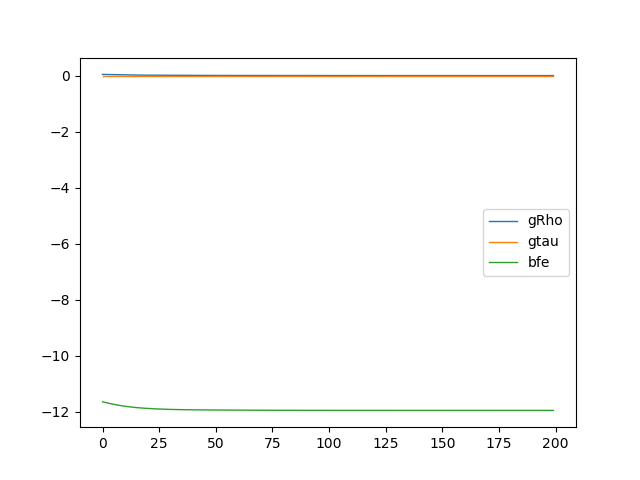

Recreate this plot in Python.
# classic example from MLN: An Interface Layer for AI; here we manually ground the network with 2 constants and run OSI
import tensorflow as tf
import numpy as np

seed = 0
tf.set_random_seed(seed)
np.random.seed(seed)
dtype = 'float64'

import utils

utils.set_path()
from MLNPotential import and_op, or_op, neg_op, imp_op, bic_op, eq_op, MLNLogPotential
from Graph import Domain, Potential, RV, F, Graph

# KB = [
#     (lambda fxy, fyz, fxz: imp_op(and_op(fxy, fyz), fxz), 0.7),
#     (lambda sx, cx: imp_op(sx, cx), 1.5),
#     (lambda fxy, sx, sy: imp_op(and_op(fxy, sx), sy), 1.1),
#     # same as clausal form below
#     # (lambda fxy, fyz, fxz: or_op(or_op(neg_op(fxy), neg_op(fyz)), fxz), 0.7),
#     # (lambda sx, cx: or_op(neg_op(sx), cx), 1.5),
#     # (lambda fxy, sx, sy: or_op(or_op(neg_op(fxy), neg_op(sx)), sy), 1.1)
# ]
# use tuple args instead, to make Potential work
KB = [
    # (lambda vs: imp_op(and_op(vs[0], vs[1]), vs[2]), 0.7),  # 'friends of friends are friends; not used here
    (lambda vs: imp_op(vs[0], vs[1]), 1.5),  # 'smoking causes cancer'
    (lambda vs: imp_op(and_op(vs[0], vs[1]), vs[2]), 1.1),  # 'friend of smoker also smokes
    # same as clausal form below
    # (lambda fxy, fyz, fxz: or_op(or_op(neg_op(fxy), neg_op(fyz)), fxz), 0.7),
    # (lambda sx, cx: or_op(neg_op(sx), cx), 1.5),
    # (lambda fxy, sx, sy: or_op(or_op(neg_op(fxy), neg_op(sx)), sy), 1.1)
]

# log_potential_funs = [lambda vs: f(vs) * w for (f, w) in KB]    # subtle bug due to linger ref to temp f?
log_potential_funs = [utils.weighted_feature_fun(f, w) for (f, w) in KB]

# create the MN (ground MLN for constants={A, B})
N = 8
nodes = np.arange(N)  # node ids; 0:F(A,A), 1:F(A,B), 2:S(A), 3:C(A), 4:F(B,B), 5:F(B,A), 6:S(B), 7:C(B)
rvs = [RV(domain=Domain(values=np.array([0, 1]), continuous=False), id=n) for n in nodes]
factors = [
    F(log_potential_fun=log_potential_funs[1], nb=[rvs[i] for i in [0, 2, 2]]),
    F(log_potential_fun=log_potential_funs[0], nb=[rvs[i] for i in [2, 3]]),
    F(log_potential_fun=log_potential_funs[1], nb=[rvs[i] for i in [1, 2, 6]]),
    F(log_potential_fun=log_potential_funs[1], nb=[rvs[i] for i in [5, 6, 2]]),
    F(log_potential_fun=log_potential_funs[0], nb=[rvs[i] for i in [6, 7]]),
    F(log_potential_fun=log_potential_funs[1], nb=[rvs[i] for i in [4, 6, 6]]),
]
for i, f in enumerate(factors):
    f.id = i

g = Graph()
g.rvs = rvs
g.factors = factors
g.init_nb()
g.init_rv_indices()

# from FactorGraph import FactorGraph

# define BFE


K = 3
shared_dstates = set(rv.dstates for rv in g.Vd)
if len(shared_dstates) == 1:
    shared_dstates = shared_dstates.pop()
else:
    shared_dstates = -1

if shared_dstates > 0:  # all discrete rvs have the same number of states
    Rho = tf.Variable(tf.zeros([g.Nd, K, shared_dstates], dtype=dtype), trainable=True,
                      name='Rho')  # dnode categorical prob logits
    # Rho = tf.Variable(tf.random_normal([g.Nd, K, shared_dstates], dtype=dtype), trainable=True,
    #                   name='Rho')  # dnode categorical prob logits
    Pi = tf.nn.softmax(Rho, name='Pi')
else:  # general case when each dnode can have different num states
    Rho = [tf.Variable(tf.zeros([K, rv.dstates], dtype=dtype), trainable=True, name='Rho_%d' % i) for (i, rv) in
           enumerate(g.Vd)]  # dnode categorical prob logits
    Pi = [tf.nn.softmax(rho, name='Pi_%d' % i) for (i, rho) in enumerate(Rho)]  # convert to probs

# assign symbolic belief vars to rvs
for rv in g.Vd:
    i = g.Vd_idx[rv]  # ith disc node
    rv.belief_params_ = {'probs': Pi[i]}  # K x dstates[i] matrix

# for rv in g.Vc:
#     i = g.Vd_idx[rv]  # ith disc node
#     rv.belief_params_ = {
#         'mean': Mu[i], 'var': Var[i], 'var_inv': 1 / Var[i], 'mean_K1': tf.reshape(Mu[i], [K, 1]),
#         'var_K1': tf.reshape(Var[i], [K, 1]), 'var_inv_K1': tf.reshape(1 / Var[i], [K, 1])
#     }

tau = tf.Variable(tf.zeros(K, dtype=dtype), trainable=True, name='tau')  # mixture weights logits
# tau = tf.Variable(tf.random_normal([K], dtype=dtype), trainable=True, name='tau')  # mixture weights logits
w = tf.nn.softmax(tau, name='w')  # mixture weights

from mixture_beliefs import dfactor_belief_bfe, drv_belief_bfe

bfe = aux_obj = 0
for factor in g.factors:
    bfe_, aux_obj_ = dfactor_belief_bfe(factor, w)
    bfe += bfe_
    aux_obj += aux_obj_

if shared_dstates > 0:  # all discrete rvs have the same number of states
    w_1K1 = tf.reshape(w, [1, K, 1])
    belief = tf.reduce_sum(w_1K1 * Pi, axis=1)  # Nd x shared_dstates
    log_belief = tf.log(belief)
    num_nbrs = np.array([len(rv.nb) for rv in g.Vd])[:, np.newaxis]  # Nd x 1
    F = (1 - num_nbrs) * log_belief  # Nd x shared_dstates
    prod = tf.stop_gradient(belief * F)  # stop_gradient is needed for aux_obj
    bfe += tf.reduce_sum(prod)  # we really mean the free energy, which is to be minimized
    aux_obj += tf.reduce_sum(prod * log_belief)  # only differentiate w.r.t log_belief
else:
    for rv in g.Vd:
        bfe_, aux_obj_ = drv_belief_bfe(rv, w)
        bfe += bfe_
        aux_obj += aux_obj_

print('set up training')
# train
lr = 0.01
its = 200
# optimizer = tf.train.GradientDescentOptimizer(lr)
optimizer = tf.train.AdamOptimizer(lr)
# optimizer = tf.train.MomentumOptimizer(lr, 0.9)
inference_params = tf.trainable_variables()
print('trainable params', inference_params)
grads_and_vars = optimizer.compute_gradients(aux_obj, var_list=inference_params)
# clip gradients if needed
grads_update = optimizer.apply_gradients(grads_and_vars)

vnames = ['g' + v.name.split(':')[0] for v in inference_params]
record = {n: [] for n in vnames + ['bfe']}
with tf.Session() as sess:
    sess.run(tf.global_variables_initializer())

    for it in range(its):
        bfe_, grads_and_vars_, _ = sess.run([bfe, grads_and_vars, grads_update])
        # sess.run(clip_op)  # does nothing if no cont nodes
        avg_grads = []
        for i in range(len(grads_and_vars_)):
            grad = grads_and_vars_[i][0]
            if not isinstance(grad, np.ndarray):
                grad = grad.values  # somehow gMu is a IndexedSlicesValue
            avg_grads.append(np.mean(np.abs(grad)))
        it_record = dict(zip(vnames, avg_grads))
        it_record['bfe'] = bfe_
        it_record['t'] = it
        for key in sorted(it_record.keys()):
            print('%s: %g, ' % (key, it_record[key]), end='')
        print(sess.run(w))
        print()
        for key in record:
            record[key].append(it_record[key])
    Pi = sess.run(Pi)
    w = sess.run(w)
print(np.sum(w[None, :, None] * Pi, axis=1))

import matplotlib.pyplot as plt

plt.figure()
for key in record:
    plt.plot(record[key], label=key)
plt.legend(loc='best')
save_name = 'smoke_example'
plt.savefig('%s.png' % save_name)
